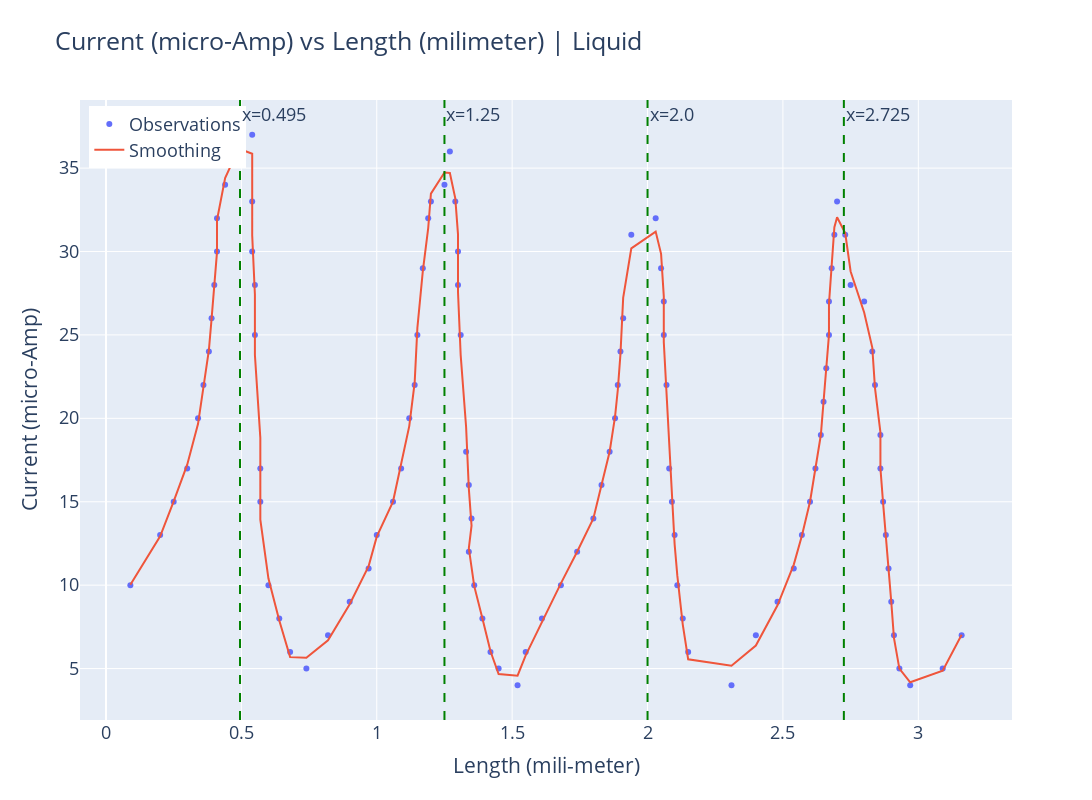

Notebook cell for this chart:
### Code cell
x = readings['Total (mm)']
y = readings['Current (uA)']

# Create traces
fig = go.Figure()
fig.add_trace(go.Scatter(x=x, y=y, mode='markers', name='Observations'))

from scipy import signal 
import scipy
yy = signal.savgol_filter( y, 9, 5) # https://en.wikipedia.org/wiki/Savitzky%E2%80%93Golay_filter
fig.add_trace(go.Scatter(x=x, y=yy, mode='lines', name='Smoothing'))
fig.update_layout(width=1500, height=800 ,legend=dict(yanchor="top", y=0.99, xanchor="left", x=0.01 ), font=dict(size=17.5),
                    xaxis_title='Length (mili-meter)', yaxis_title='Current (micro-Amp)',
                    title="Current (micro-Amp) vs Length (milimeter) | Liquid ",)

fig.add_vline(x=0.495,annotation_text="x=0.495", line_width=2, line_dash="dash", line_color="green")
fig.add_vline(x=1.25,annotation_text="x=1.25" ,line_width=2, line_dash="dash", line_color="green")
fig.add_vline(x=2.0,annotation_text="x=2.0", line_width=2, line_dash="dash", line_color="green")
fig.add_vline(x=2.725,annotation_text="x=2.725", line_width=2, line_dash="dash", line_color="green")

### Figure 1 — Plotly figure (JSON) as saved in the notebook; plotly's stock layout.template omitted (floating-point values rounded to 4 significant figures)
{"data": [{"mode": "markers", "name": "Observations", "type": "scatter", "x": [0.09, 0.2, 0.25, 0.3, 0.34, 0.36, 0.38, 0.39, 0.4, 0.41, 0.41, 0.44, 0.49, 0.54, 0.54, 0.54, 0.55, 0.55, 0.57, 0.57, 0.6, 0.64, 0.68, 0.74, 0.82, 0.9, 0.97, 1, 1.06, 1.09, 1.12, 1.14, 1.15, 1.17, 1.19, 1.2, 1.25, 1.27, 1.29, 1.3, 1.3, 1.31, 1.33, 1.34, 1.35, 1.34, 1.36, 1.39, 1.42, 1.45, 1.52, 1.55, 1.61, 1.68, 1.74, 1.8, 1.83, 1.86, 1.88, 1.89, 1.9, 1.91, 1.94, 2.03, 2.05, 2.06, 2.06, 2.07, 2.08, 2.09, 2.1, 2.11, 2.13, 2.15, 2.31, 2.4, 2.48, 2.54, 2.57, 2.6, 2.62, 2.64, 2.65, 2.66, 2.67, 2.67, 2.68, 2.69, 2.7, 2.73, 2.75, 2.8, 2.83, 2.84, 2.86, 2.86, 2.87, 2.88, 2.89, 2.9, 2.91, 2.93, 2.97, 3.09, 3.16], "y": [10, 13, 15, 17, 20, 22, 24, 26, 28, 30, 32, 34, 36, 37, 33, 30, 28, 25, 17, 15, 10, 8, 6, 5, 7, 9, 11, 13, 15, 17, 20, 22, 25, 29, 32, 33, 34, 36, 33, 30, 28, 25, 18, 16, 14, 12, 10, 8, 6, 5, 4, 6, 8, 10, 12, 14, 16, 18, 20, 22, 24, 26, 31, 32, 29, 27, 25, 22, 17, 15, 13, 10, 8, 6, 4, 7, 9, 11, 13, 15, 17, 19, 21, 23, 25, 27, 29, 31, 33, 31, 28, 27, 24, 22, 19, 17, 15, 13, 11, 9, 7, 5, 4, 5, 7]}, {"mode": "lines", "name": "Smoothing", "type": "scatter", "x": [0.09, 0.2, 0.25, 0.3, 0.34, 0.36, 0.38, 0.39, 0.4, 0.41, 0.41, 0.44, 0.49, 0.54, 0.54, 0.54, 0.55, 0.55, 0.57, 0.57, 0.6, 0.64, 0.68, 0.74, 0.82, 0.9, 0.97, 1, 1.06, 1.09, 1.12, 1.14, 1.15, 1.17, 1.19, 1.2, 1.25, 1.27, 1.29, 1.3, 1.3, 1.31, 1.33, 1.34, 1.35, 1.34, 1.36, 1.39, 1.42, 1.45, 1.52, 1.55, 1.61, 1.68, 1.74, 1.8, 1.83, 1.86, 1.88, 1.89, 1.9, 1.91, 1.94, 2.03, 2.05, 2.06, 2.06, 2.07, 2.08, 2.09, 2.1, 2.11, 2.13, 2.15, 2.31, 2.4, 2.48, 2.54, 2.57, 2.6, 2.62, 2.64, 2.65, 2.66, 2.67, 2.67, 2.68, 2.69, 2.7, 2.73, 2.75, 2.8, 2.83, 2.84, 2.86, 2.86, 2.87, 2.88, 2.89, 2.9, 2.91, 2.93, 2.97, 3.09, 3.16], "y": [10.02, 12.93, 15.02, 17.22, 19.67, 22.02, 24.09, 25.97, 28.0, 29.97, 31.88, 34.41, 36.17, 35.86, 33.48, 30.97, 27.43, 23.8, 18.83, 13.93, 10.4, 7.883, 5.685, 5.653, 6.697, 8.86, 11.14, 12.91, 15.01, 17.27, 19.53, 22.14, 25.42, 28.81, 31.41, 33.47, 34.73, 34.71, 33.19, 31.03, 27.57, 23.78, 19.47, 15.79, 13.57, 12.21, 9.942, 8.023, 6.035, 4.674, 4.571, 5.79, 7.825, 10.1, 12.0, 14.0, 16.0, 18.0, 20.1, 21.69, 23.85, 27.22, 30.18, 31.2, 29.86, 27.31, 24.58, 21.42, 17.94, 14.86, 12.46, 10.57, 7.65, 5.557, 5.166, 6.382, 8.79, 11.23, 12.97, 15.0, 17.0, 19.0, 21.0, 23.0, 25.0, 26.86, 29.2, 31.45, 32.06, 31.1, 28.8, 26.35, 24.24, 21.81, 19.16, 17.01, 14.91, 13.03, 11.03, 9.012, 6.837, 4.992, 4.179, 4.868, 7.03]}], "layout": {"annotations": [{"showarrow": false, "text": "x=0.495", "x": 0.495, "xanchor": "left", "xref": "x", "y": 1, "yanchor": "top", "yref": "y domain"}, {"showarrow": false, "text": "x=1.25", "x": 1.25, "xanchor": "left", "xref": "x", "y": 1, "yanchor": "top", "yref": "y domain"}, {"showarrow": false, "text": "x=2.0", "x": 2, "xanchor": "left", "xref": "x", "y": 1, "yanchor": "top", "yref": "y domain"}, {"showarrow": false, "text": "x=2.725", "x": 2.725, "xanchor": "left", "xref": "x", "y": 1, "yanchor": "top", "yref": "y domain"}], "font": {"size": 17.5}, "height": 800, "legend": {"x": 0.01, "xanchor": "left", "y": 0.99, "yanchor": "top"}, "shapes": [{"line": {"color": "green", "dash": "dash", "width": 2}, "type": "line", "x0": 0.495, "x1": 0.495, "xref": "x", "y0": 0, "y1": 1, "yref": "y domain"}, {"line": {"color": "green", "dash": "dash", "width": 2}, "type": "line", "x0": 1.25, "x1": 1.25, "xref": "x", "y0": 0, "y1": 1, "yref": "y domain"}, {"line": {"color": "green", "dash": "dash", "width": 2}, "type": "line", "x0": 2, "x1": 2, "xref": "x", "y0": 0, "y1": 1, "yref": "y domain"}, {"line": {"color": "green", "dash": "dash", "width": 2}, "type": "line", "x0": 2.725, "x1": 2.725, "xref": "x", "y0": 0, "y1": 1, "yref": "y domain"}], "title": {"text": "Current (micro-Amp) vs Length (milimeter) | Liquid "}, "width": 1500, "xaxis": {"title": {"text": "Length (mili-meter)"}}, "yaxis": {"title": {"text": "Current (micro-Amp)"}}}}
